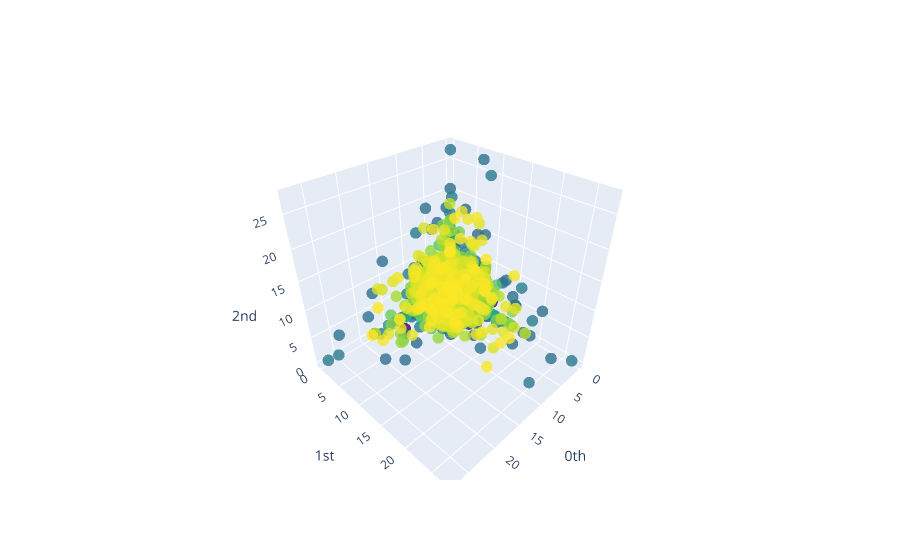

Source (notebook cell):
### Markdown cell above
Habiendo usado diferentes tau llegamos a que la dimensión óptima es de 6.

### Code cell
embedding_dimension_periodic = 6
embedding_time_delay_periodic = 4
stride = 1
embedder_periodic = SingleTakensEmbedding(
    parameters_type="fixed",
    n_jobs=2,
    time_delay=embedding_time_delay_periodic,
    dimension=embedding_dimension_periodic,
    stride=stride,
)

y_periodic_embedded = embedder_periodic.fit_transform(y)
print(f"Shape of embedded time series: {y_periodic_embedded.shape}")
plot_point_cloud(y_periodic_embedded)

### Figure 1 — Plotly figure (JSON) as saved in the notebook; plotly's stock layout.template omitted (floating-point values rounded to 4 significant figures; data arrays with more than 128 entries replaced by an {"elided": "..."} marker saying what was removed)
{"data": [{"marker": {"color": {"elided": "3586 int values"}, "colorscale": [[0, "#440154"], [0.1111, "#482878"], [0.2222, "#3e4989"], [0.3333, "#31688e"], [0.4444, "#26828e"], [0.5556, "#1f9e89"], [0.6667, "#35b779"], [0.7778, "#6ece58"], [0.8889, "#b5de2b"], [1, "#fde725"]], "opacity": 0.8, "size": 4}, "mode": "markers", "type": "scatter3d", "x": {"elided": "3586 float values"}, "y": {"elided": "3586 float values"}, "z": {"elided": "3586 float values"}}], "layout": {"scene": {"xaxis": {"exponentformat": "e", "showexponent": "all", "title": {"text": "0th"}, "type": "linear"}, "yaxis": {"exponentformat": "e", "showexponent": "all", "title": {"text": "1st"}, "type": "linear"}, "zaxis": {"exponentformat": "e", "showexponent": "all", "title": {"text": "2nd"}, "type": "linear"}}}}
